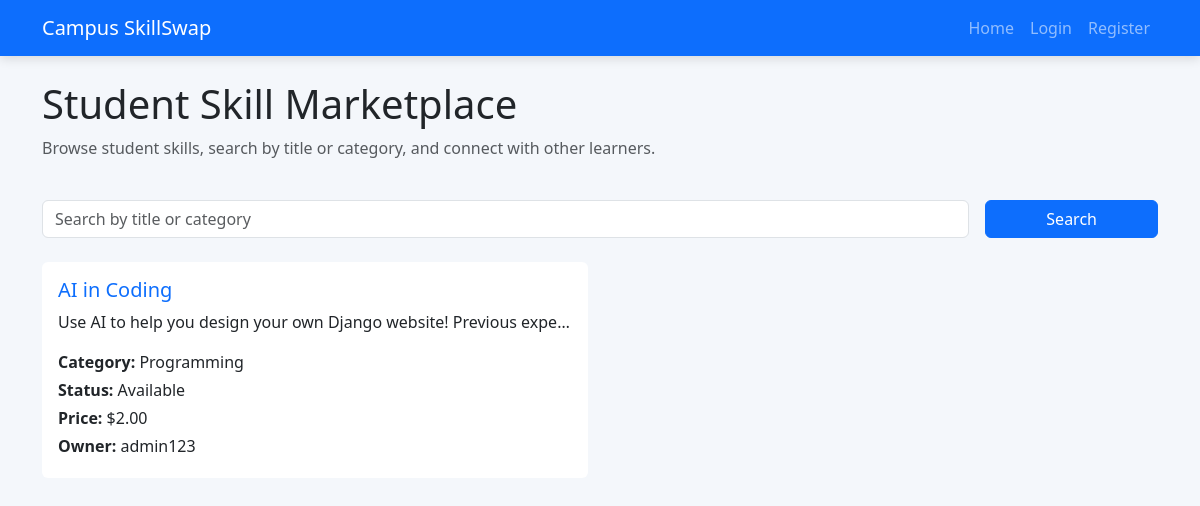
Before: / with the older database file.
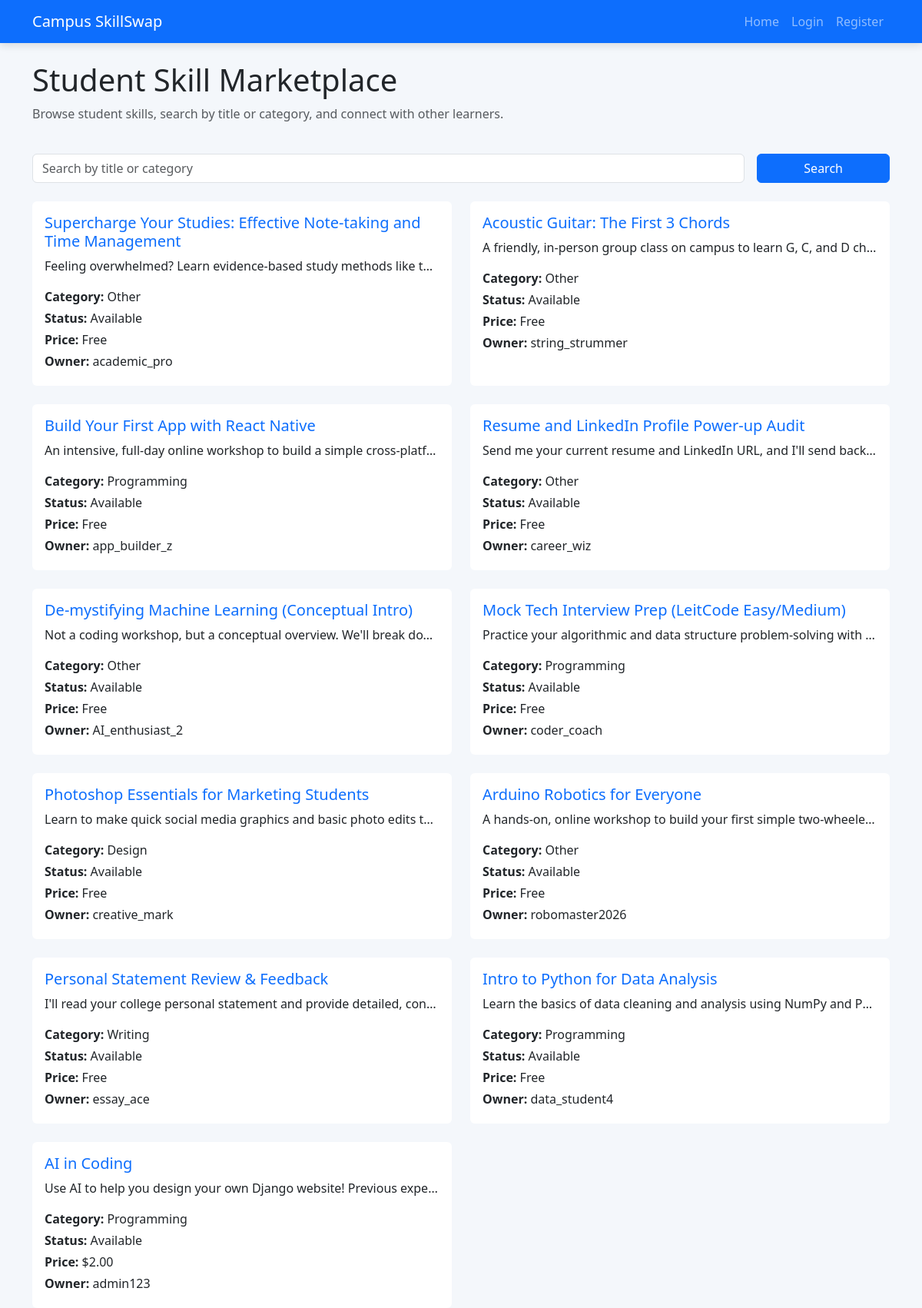
After: the same page with the newer database file.
### MainApp/models.py (models this page shows, shortened)
class Skill(models.Model):
    CATEGORY_CHOICES = [
        ('Tutoring', 'Tutoring'),
        ('Design', 'Design'),
        ('Programming', 'Programming'),
        ('Writing', 'Writing'),
        ('Other', 'Other'),
    ]
    CONTACT_CHOICES = [
        ('Email', 'Email'),
        ('Phone', 'Phone'),
        ('Message', 'In-App Message'),
    ]
    AVAILABILITY_CHOICES = [
        ('Available', 'Available'),
        ('Busy', 'Busy'),
        ('Closed', 'Closed'),
    ]
    title = models.CharField(max_length=120)
    description = models.TextField()
    category = models.CharField(max_length=30, choices=CATEGORY_CHOICES, default='Other')
    price = models.DecimalField(max_digits=8, decimal_places=2, blank=True, null=True)
    is_free = models.BooleanField(default=False)
    contact_preference = models.CharField(max_length=20, choices=CONTACT_CHOICES, default='Email')
    availability_status = models.CharField(max_length=20, choices=AVAILABILITY_CHOICES, default='Available')
    created_at = models.DateTimeField(auto_now_add=True)
    owner = models.ForeignKey(User, on_delete=models.CASCADE, related_name='skills')
    class Meta:
        ordering = ['-created_at']
    def price_display(self):
        if self.is_free:
            return 'Free'
        return f'${self.price:.2f}' if self.price is not None else 'Contact for price'

### MainApp/views.py (the view)
# urls.py: path('', views.home, name='home'),
def home(request):
    query = request.GET.get('q', '')
    skills = Skill.objects.all()
    if query:
        skills = skills.filter(
            Q(title__icontains=query) |
            Q(category__icontains=query)
        )
        messages.info(request, f'Searching for "{query}"')
    return render(request, 'MainApp/home.html', {
        'skills': skills,
        'query': query,
    })

### MainApp/templates/MainApp/home.html (shortened to what this page needs)
{% extends 'base.html' %}
{% block content %}
<div class="d-flex justify-content-between align-items-center mb-4">
    <div>
        <h1>Student Skill Marketplace</h1>
        <p class="text-muted">Browse student skills, search by title or category, and connect with other learners.</p>
    </div>
</div>
<form class="row g-3 mb-4" method="get">
    <div class="col-md-10">
        <input type="search" name="q" class="form-control" placeholder="Search by title or category"
            value="{{ query }}">
    </div>
    <div class="col-md-2">
        <button class="btn btn-primary w-100" type="submit">Search</button>
    </div>
</form>
{% if skills %}
<div class="row row-cols-1 row-cols-md-2 g-4">
    {% for skill in skills %}
    <div class="col">
        <div class="card h-100">
            <div class="card-body">
                <h5 class="card-title">{{ skill.title }}</h5>
                <p class="card-text text-truncate">{{ skill.description }}</p>
                <p class="mb-1"><strong>Category:</strong> {{ skill.category }}</p>
                <p class="mb-1"><strong>Status:</strong> {{ skill.availability_status }}</p>
                <p class="mb-1"><strong>Price:</strong> {{ skill.price_display }}</p>
                <p class="mb-1"><strong>Owner:</strong> {{ skill.owner.username }}</p>
            </div>
        </div>
    </div>
    {% endfor %}
</div>
{% else %}
<p>No skills match your search yet. Try a broader category or add a new skill post.</p>
{% endif %}
{% endblock %}

### MainApp/templates/base.html (shortened to what this page needs)
{% load static %}
<!DOCTYPE html>
<html lang="en">
<head>
    <link rel="stylesheet" href="https://cdn.jsdelivr.net/npm/bootstrap@5.3.2/dist/css/bootstrap.min.css">
    <link rel="stylesheet" href="{% static 'css/styles.css' %}">
</head>
<body>
    <nav class="navbar navbar-expand-lg navbar-dark bg-primary mb-4">
        <div class="container">
            <a class="navbar-brand" href="{% url 'home' %}">Campus SkillSwap</a>
            <div class="collapse navbar-collapse" id="navbarNav">
                <ul class="navbar-nav ms-auto">
                    <li class="nav-item"><a class="nav-link" href="{% url 'home' %}">Home</a></li>
                    {% if user.is_authenticated %}
                    <li class="nav-item"><a class="nav-link" href="{% url 'dashboard' %}">Dashboard</a></li>
                    <li class="nav-item"><a class="nav-link" href="{% url 'create_skill' %}">Post Skill</a></li>
                    <li class="nav-item"><a class="nav-link" href="{% url 'logout' %}">Logout</a></li>
                    {% else %}
                    <li class="nav-item"><a class="nav-link" href="{% url 'login' %}">Login</a></li>
                    <li class="nav-item"><a class="nav-link" href="{% url 'register' %}">Register</a></li>
                    {% endif %}
                </ul>
            </div>
        </div>
    </nav>
    <div class="container">
        {% block content %}{% endblock %}
    </div>
</body>
</html>

### static/css/styles.css (style rules this page uses)
body { background: #f4f7fb; color: #212529; }
.navbar { box-shadow: 0 3px 10px rgba(0, 0, 0, 0.12); }
.card { border: none; }
.card-title { color: #0d6efd; }
.btn-primary, .btn-success { min-width: 140px; }

Changed rows visible on the page:
added Skill: title "Supercharge Your Studies: Effective Note-taking and Time Management", description "Feeling overwhelmed? Learn evidence-based study methods like t…", category "Other", availability_status "Available", price_display "Free", owner.username "academic_pro"
added Skill: title "Acoustic Guitar: The First 3 Chords", description "A friendly, in-person group class on campus to learn G, C, and D ch…", category "Other", availability_status "Available", price_display "Free", owner.username "string_strummer"
added Skill: title "Build Your First App with React Native", description "An intensive, full-day online workshop to build a simple cross-platf…", category "Programming", availability_status "Available", price_display "Free", owner.username "app_builder_z"
added Skill: title "Resume and LinkedIn Profile Power-up Audit", description "Send me your current resume and LinkedIn URL, and I'll send back…", category "Other", availability_status "Available", price_display "Free", owner.username "career_wiz"
added Skill: title "De-mystifying Machine Learning (Conceptual Intro)", description "Not a coding workshop, but a conceptual overview. We'll break do…", category "Other", availability_status "Available", price_display "Free", owner.username "AI_enthusiast_2"
added Skill: title "Mock Tech Interview Prep (LeitCode Easy/Medium)", description "Practice your algorithmic and data structure problem-solving with…", category "Programming", availability_status "Available", price_display "Free", owner.username "coder_coach"
added Skill: title "Photoshop Essentials for Marketing Students", description "Learn to make quick social media graphics and basic photo edits t…", category "Design", availability_status "Available", price_display "Free", owner.username "creative_mark"
added Skill: title "Arduino Robotics for Everyone", description "A hands-on, online workshop to build your first simple two-wheele…", category "Other", availability_status "Available", price_display "Free", owner.username "robomaster2026"
added Skill: title "Personal Statement Review & Feedback", description "I'll read your college personal statement and provide detailed, con…", category "Writing", availability_status "Available", price_display "Free", owner.username "essay_ace"
added Skill: title "Intro to Python for Data Analysis", description "Learn the basics of data cleaning and analysis using NumPy and P…", category "Programming", availability_status "Available", price_display "Free", owner.username "data_student4"
